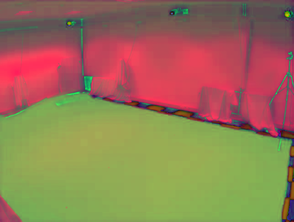
#> input picture Assignment3/Diff/cam4/hsv/hsv_cam4_background0.png, 294 x 222 px, shrunk from 644 x 486 before the run, found by its file name
$ python computeImgDiff.py
#> lines starting #> are read from the running program, lines starting #| are printed output that depends on the picture
import cv2


def computeImgDiff(background_img_path, foreground_img_path, write_path):
    # Load two images
#> called with write_path = 'step1\\Diff\\cam4\\diff\\Diff_HSV.png'
    img1 = cv2.imread(background_img_path)
#> img1 is the input picture: shape (222, 294, 3); mean B, G, R 85.3, 119.7, 149.8
    img2 = cv2.imread(foreground_img_path)
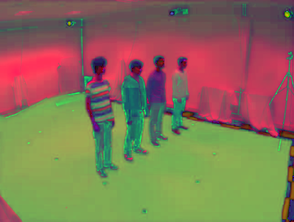
#> input picture Assignment3/Diff/cam4/hsv/hsv_cam4 - frame at 0m0s.png, 294 x 222 px, shrunk from 644 x 486 before the run, found by its file name
#> img2 is the input picture: shape (222, 294, 3); mean B, G, R 86.7, 115.3, 133.8

    # Convert the images to grayscale
    gray1 = cv2.cvtColor(img1, cv2.COLOR_BGR2GRAY)
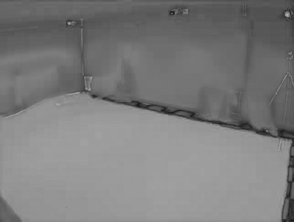
#> gray1: shape (222, 294); min 24, max 183, mean 124.8
    gray2 = cv2.cvtColor(img2, cv2.COLOR_BGR2GRAY)
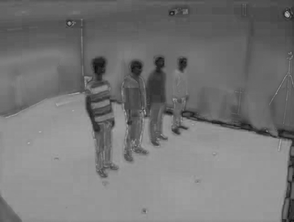
#> gray2: shape (222, 294); min 12, max 178, mean 117.5

    # Compute the absolute difference between the two grayscale images
    diff = cv2.absdiff(gray1, gray2)
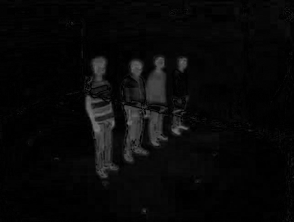
#> diff: shape (222, 294); min 0, max 118, mean 8

    # Display the difference image
    cv2.imshow('Difference Image', diff)
    cv2.imwrite(write_path, diff)
    print(write_path)
    cv2.waitKey(0)

    # Release the windows and memory
    cv2.destroyAllWindows()


def replaceStrs(strlist, str1, str2):
    new_strlist = []
    for s in strlist:
        newStr = s.replace(str1, str2)
        new_strlist.append(newStr)
    print(new_strlist)
    return new_strlist


def compute_AllDiff(path_list):
    computeImgDiff(path_list[1], path_list[5], path_list[0] + '\diff\Diff_HSV.png')
    computeImgDiff(path_list[2], path_list[6], path_list[0] + '\diff\Diff_H.png')
    computeImgDiff(path_list[3], path_list[7], path_list[0] + '\diff\Diff_S.png')
    computeImgDiff(path_list[4], path_list[8], path_list[0] + '\diff\Diff_V.png')


# replace cam1 to cam2, cam3, cam4
root = 'step1\Diff\cam4'
background_img_path = 'step1\Diff\cam4\hsv\hsv_cam4_background0.png'
background_img_path_H = 'step1\Diff\cam4\hsv\channel0_cam4_background0.png'
background_img_path_S = 'step1\Diff\cam4\hsv\channel1_cam4_background0.png'
background_img_path_V = 'step1\Diff\cam4\hsv\channel2_cam4_background0.png'
foreground_img_path = 'step1\Diff\cam4\hsv\hsv_cam4 - frame at 0m0s.png'
foreground_img_path_H = 'step1\Diff\cam4\hsv\channel0_cam4 - frame at 0m0s.png'
foreground_img_path_S = 'step1\Diff\cam4\hsv\channel1_cam4 - frame at 0m0s.png'
foreground_img_path_V = 'step1\Diff\cam4\hsv\channel2_cam4 - frame at 0m0s.png'

path_list = [root, background_img_path, background_img_path_H, background_img_path_S, background_img_path_V,
             foreground_img_path, foreground_img_path_H, foreground_img_path_S, foreground_img_path_V]

#> (the run stopped early here; a loop or call above may not have finished)
